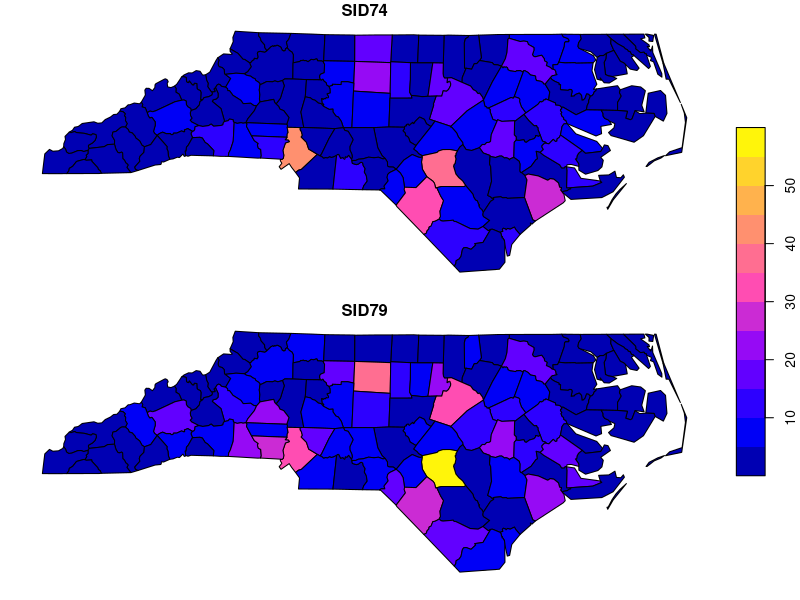

Write R code to recreate this figure. (Note: this script raises an error after producing the figure.)
## ----setup, include=FALSE------------------------------------------------
knitr::opts_chunk$set(echo = FALSE)
library(sf)
library(tidyverse)
nc = read_sf(system.file("gpkg/nc.gpkg", package="sf"))
pts = st_centroid(st_geometry(nc))
xy = st_coordinates(st_centroid(nc$geom))


## ---- results='asis'-----------------------------------------------------
cols = c(3,5,9:14)
knitr::kable(as.data.frame(nc)[1:7,cols])


## ---- results='asis'-----------------------------------------------------
cols = c(3,5,9:10,16:17)
# xy = st_coordinates((nc$geom))
nc$longitude = xy[,1]
nc$latitude = xy[,2]
knitr::kable(as.data.frame(nc)[1:7,cols])


## ---- results='asis'-----------------------------------------------------
cols = c(3,5,9:14)
nc$geometry = format(pts)
cols = c(3,5,9:10,ncol(nc))
knitr::kable(as.data.frame(nc)[1:7,cols])


## ---- results='asis'-----------------------------------------------------
cols = c(3,5,9:14)
nc$geometry = format(nc$geom, width = 50)
cols = c(3,5,9:10,ncol(nc))
knitr::kable(as.data.frame(nc)[1:7,cols])


## ------------------------------------------------------------------------
plot(nc[c("SID74", "SID79")], key.pos = 4)
st_crs(nc)


## ------------------------------------------------------------------------
knitr::include_graphics('xkcd2.png')
